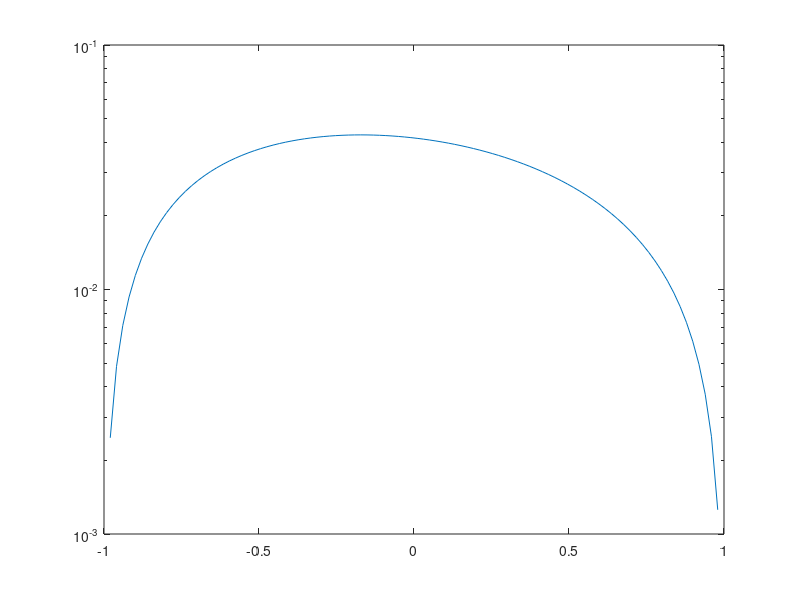
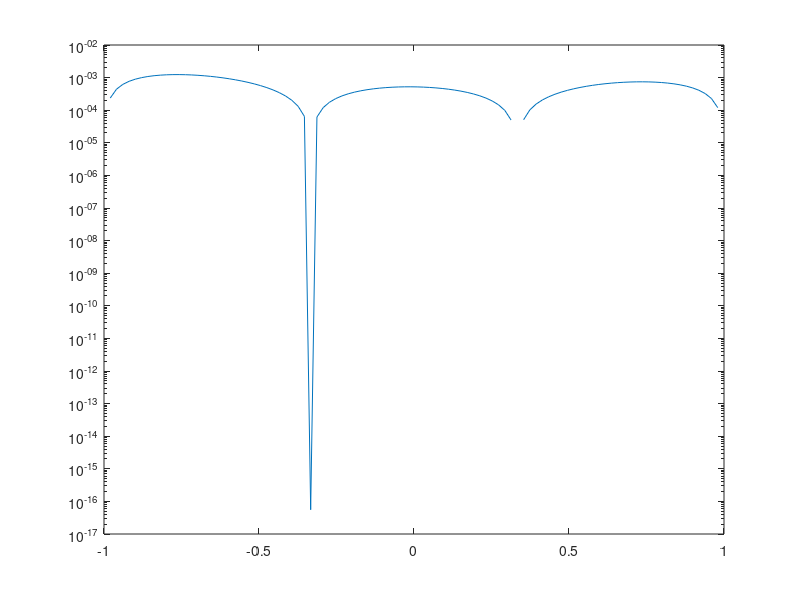
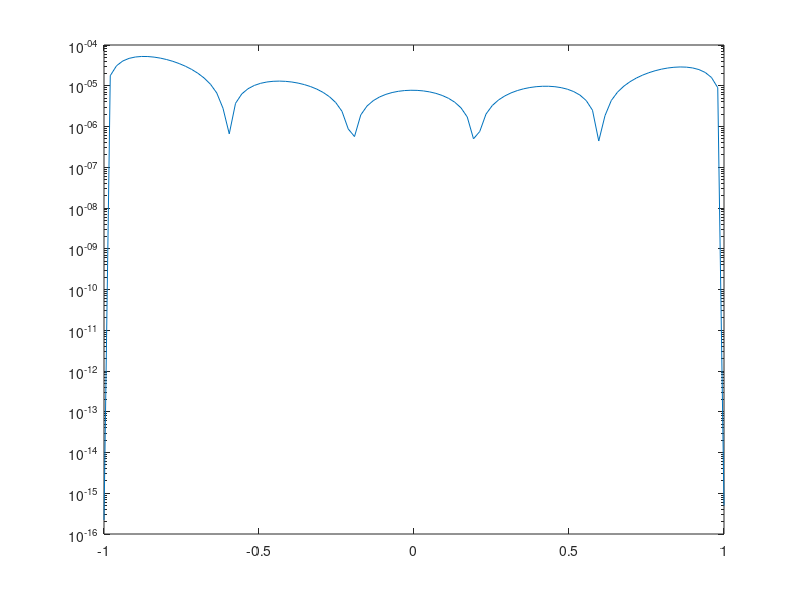
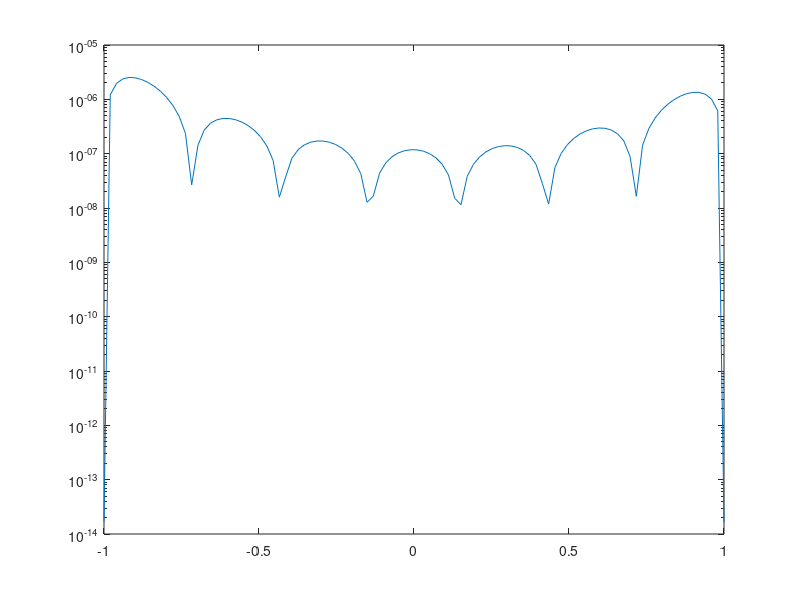

Here is the MATLAB script that generated these plots, in order:
for n = 2:2:16



    x = -1 + 2*(0:1:(n-1))/(n-1);
    b = 1./(3+x);
    A = zeros(n);

    for i=1:n
        A(1:n,i) = x.^(i-1);
    
    end

    inv(A);

    c = inv(A)*b';

    x2 = linspace(-1,1,100);

    P = zeros([1,100]);
    f= 1./(3+x2);
    for i=1:n
        P = P + c(i)*x2.^(i-1);
    
    end

    %P
    %figure
    %plot(x2,P,'b*')
    %hold('on')
    %plot(x2,f,'r-')
    %legend('P','f')
    
    figure
    y=abs(f-P);
    semilogy(x2,y)
end